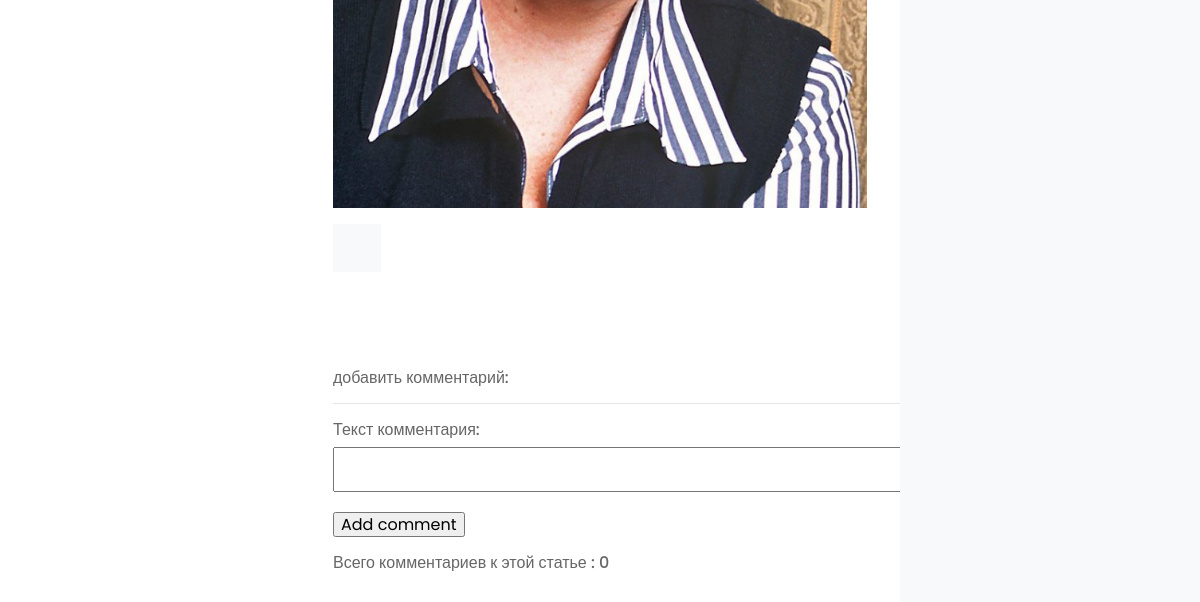
/post/vera-alentova/ (lower part), run on an earlier commit of the app's database.
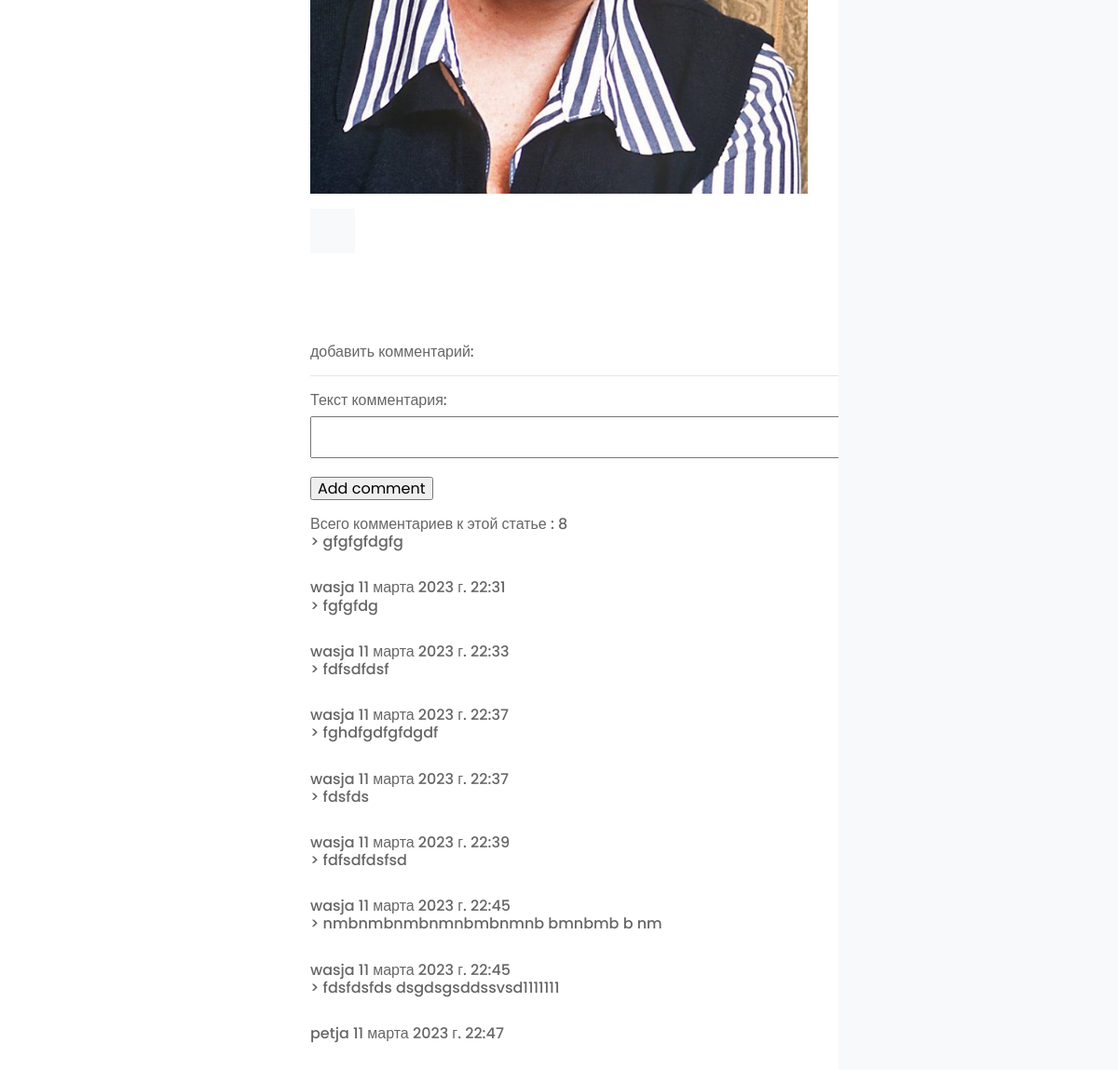
And on a later commit of the database.
### women/models.py (models this page shows, shortened)
class Women(models.Model):
    objects = None
    title = models.CharField(max_length=255, verbose_name='Заголовок')
    content = models.TextField(blank=True)
    photo = models.ImageField(upload_to="photos/%Y/%m/%d/")
    time_create = models.DateTimeField(auto_now_add=True)
    slug = models.SlugField(max_length=250, unique= True, db_index= True, verbose_name= "URL")
    time_update = models.DateTimeField(auto_now=True)
    is_published = models.BooleanField(default=True)
    cat = models.ForeignKey('Category', on_delete=models.PROTECT, )
    class Meta:
        verbose_name_plural = 'Известные женщины'
        ordering = ('cat', 'title')

class Comments(models.Model):
    article = models.ForeignKey(Women, on_delete=models.CASCADE, verbose_name='Статья', blank=True, null=True,
                                related_name='comments_articles')
    author = models.ForeignKey(User, on_delete=models.CASCADE, verbose_name='Автор комментария', blank=True, null=True)
    create_date = models.DateTimeField(auto_now=True)
    text = models.TextField(verbose_name='Текст комментария')
    status = models.BooleanField(verbose_name='Видимость статьи', default=False)

### women/views.py (the view, shortened to what this page needs)
# urls.py: path('post/<slug:post_slug>/', ShowPost.as_view(), name='post'),
class ShowPost(DataMixin, FormMixin, DetailView):
    model = Women
    template_name = 'women/single.html'
    slug_url_kwarg = 'post_slug'
    context_object_name = 'post'
    form_class = CommentForm
    def post(self, request, *args, **kwargs):
        form = self.get_form()
        if form.is_valid():
            return self.form_valid(form)
        else:
            return self.form_invalid(form)
    def get_context_data(self, *, object_list=None, **kwargs):
        context = super().get_context_data(**kwargs)
        context['menu'] = menu
        context['cats'] = Category.objects.all()
        return context

### women/forms.py
class CommentForm(forms.ModelForm):
    class Meta:
        model = Comments
        fields = ('text',)
    def __init__(self,*args,**kwargs):
        super().__init__(*args,**kwargs)
        for field in self.fields:
            self.fields[field].widget.attrs['class'] = 'form-control'
        self.fields['text'].widget = Textarea(attrs={'rows':2})

### women/models.py (called while the page is built)
    def get_absolute_url(self):
        return reverse('category', kwargs={'cat_slug': self.slug})

### women/templates/women/single.html (shortened to what this page needs)
{% load static %}
<!DOCTYPE html>
<html lang="en">
  <head>
    <link rel="stylesheet" href="{% static 'css/open-iconic-bootstrap.min.css' %}">
    <link rel="stylesheet" href="{% static 'css/animate.css' %}">
    <link rel="stylesheet" href="{% static 'css/owl.carousel.min.css' %}">
    <link rel="stylesheet" href="{% static 'css/owl.theme.default.min.css' %}">
    <link rel="stylesheet" href="{% static 'css/magnific-popup.css' %}">
    <link rel="stylesheet" href="{% static 'css/aos.css' %}">
    <link rel="stylesheet" href="{% static 'css/ionicons.min.css' %}">
    <link rel="stylesheet" href="{% static 'css/bootstrap-datepicker.css' %}">
    <link rel="stylesheet" href="{% static 'css/jquery.timepicker.css' %}">
    <link rel="stylesheet" href="{%  static 'css/flaticon.css' %}">
    <link rel="stylesheet" href="{% static 'css/icomoon.css' %}">
    <link rel="stylesheet" href="{% static 'css/style.css' %}">
  </head>
  <body>
	{% include 'women/side-header.html' %}
		<div id="colorlib-main">
			<section class="ftco-section ftco-no-pt ftco-no-pb">
	    	<div class="container">
	    		<div class="row d-flex">
	    			<div class="col-lg-8 px-md-5 py-5">
	    				<div class="row pt-md-4">
		            <p>
		              <img src="{{ post.photo.url }}" alt="" class="img-fluid">
		            </p>
		            <div class="about-author d-flex p-4 bg-light">
		            </div>
		            <div class="pt-5 mt-5">
		              <h6 class="mb-3">
						  <p>
							  добавить комментарий:
						  <hr>
						  <form action="."  method="post">
						  		{{ form.as_p }}
							  <p><input type="submit" value="Add comment"></p>
							  Всего комментариев к  этой статье : {{ post.comments_articles.all.count }}
							  {% for item in  post.comments_articles.all %}
							  <ul class="comment-list" >
							  <li   class="comment">> {{ item.text }} </li>
								  <br>
								  <div  class="comment-body" >
							  {{ item.author }} {{ item.create_date }}
							  			</div>
							  </ul>
							  {% endfor %}
						  </form>
					  </h6>
		            </div>
			    		</div>
			    	</div>
	    			<div class="col-lg-4 sidebar ftco-animate bg-light pt-5">
	                </div>
	              </div>
	            </div>
	            </div>
	          </div>
  </body>
</html>

What changed in the data, as far as the page shows it:
computed for Women: comments_articles.all.count "0" → "8"
added Comments: text "gfgfgfdgfg", author "wasja", create_date "11 марта 2023 г. 22:31"
added Comments: text "fgfgfdg", author "wasja", create_date "11 марта 2023 г. 22:33"
added Comments: text "fdfsdfdsf", author "wasja", create_date "11 марта 2023 г. 22:37"
added Comments: text "fghdfgdfgfdgdf", author "wasja", create_date "11 марта 2023 г. 22:37"
added Comments: text "fdsfds", author "wasja", create_date "11 марта 2023 г. 22:39"
added Comments: text "fdfsdfdsfsd", author "wasja", create_date "11 марта 2023 г. 22:45"
added Comments: text "nmbnmbnmbnmnbmbnmnb bmnbmb b nm", author "wasja", create_date "11 марта 2023 г. 22:45"
added Comments: text "fdsfdsfds dsgdsgsddssvsd1111111", author "petja", create_date "11 марта 2023 г. 22:47"
